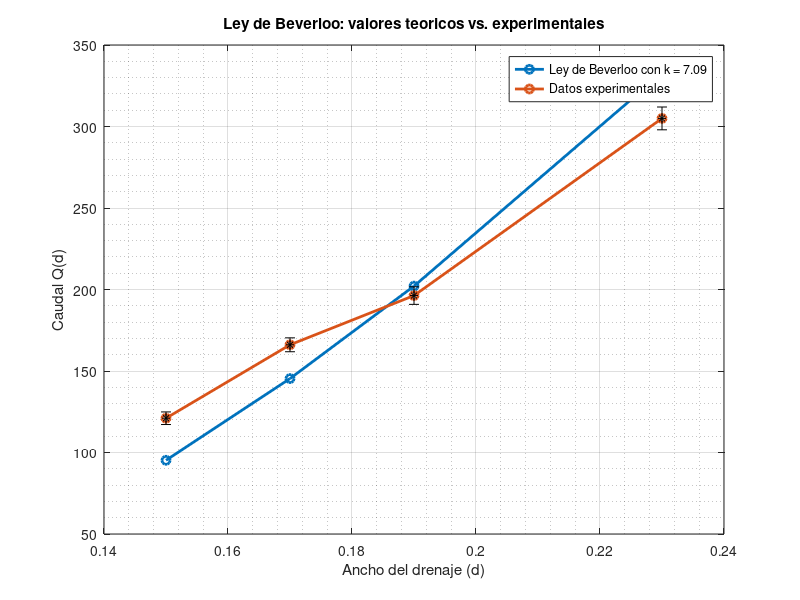

Recreate this plot in MATLAB. (Note: this script raises an error after producing the figure.)
clc;clear; close all;
%% Plot teorico
g = 9.8196; % [m/s^2]
R_min = 0.01; % [m] 
R_max = 0.015; % [m]
m = 0.01; % [kg]
N = 370;
W = 0.3;
H = 0.6175;
d = [ 0.15 0.17 0.19 0.23 ];
k = 7.088; % Numero a dibujar
Q_teo = (N/(W*H))*sqrt(g)*((d-k*((R_min+R_max)/2)).^(3/2));
h1 = plot(d,Q_teo,'-o','LineWidth',2);
%% Plot experimental
hold on
Q_exp = [121.0294118 166.0784 196.2745098 304.9673203];
% return
h2 = plot(d,Q_exp,'-o','LineWidth',2);
    % Plot error
    errv1 = [3.862733 4.2590113 5.396017632 6.994990976];   
    errorbar(d,Q_exp,errv1,'k*'); 
%% Plot characteristics
hold on
grid on; grid minor;
str1 = sprintf('Ley de Beverloo con k = %.2f',k);
legend(str1,'Datos experimentales')
title('Ley de Beverloo: valores teoricos vs. experimentales')
xlabel('Ancho del drenaje (d)'); ylabel('Caudal Q(d)'); 
ax=gca;
ax.XTick=ax.XLim(1):0.01:ax.XLim(2);
ax.YTick=ax.YLim(1):50:ax.YLim(2);

